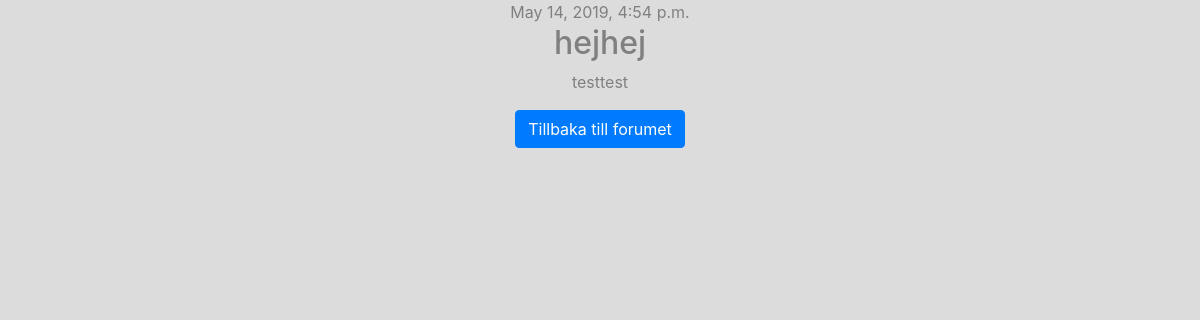
Before: /post/2/ with the older database file.
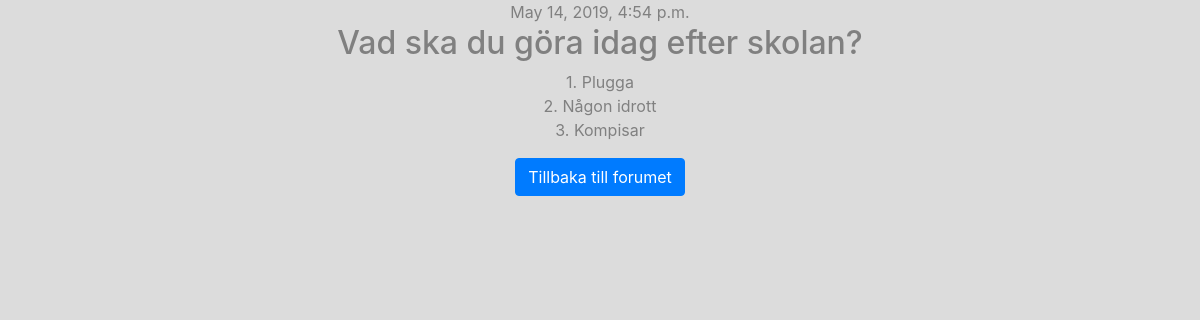
After: the same page with the newer database file.
### testapp/models.py (models this page shows, shortened)
class Post(models.Model):
    author = models.ForeignKey(settings.AUTH_USER_MODEL, on_delete=models.CASCADE)
    title = models.CharField(max_length=200)
    text = models.TextField()
    created_date = models.DateTimeField(default=timezone.now)
    published_date = models.DateTimeField(blank=True, null=True)

### testapp/views.py (the view)
# urls.py: path('post/<int:pk>/', views.post_detail, name='post_detail'),
def post_detail(request, pk):
    post = get_object_or_404(Post, pk=pk)
    return render(request, 'testapp/post_detail.html', {'post': post})

### testapp/templates/testapp/post_detail.html
{% extends 'testapp/base.html' %}
{% load static %}
{% block content%}
    <div class="post">
        {% if post.published_date %}
            <div class="date">
                {{ post.published_date }}
            </div>
        {% endif %}
        <h2>{{ post.title }}</h2>
        <p>{{ post.text|linebreaksbr }}</p>
        <form action="{% url 'testapp:post_list' %} "method='get'>
          <input type="submit" class="btn btn-primary" value="Tillbaka till forumet" />
        </form>
    </div>
{% endblock %}

Changed rows visible on the page:
changed Post: title "hejhej" → "Vad ska du göra idag efter skolan?"; text "testtest" → "1. Plugga 2. Någon idrott 3. Kompisar"
